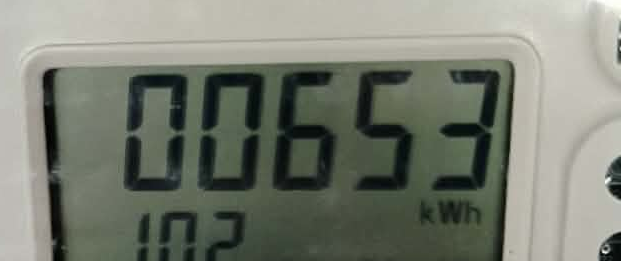
#> input picture enersight-backend/ocr_training/heldout/production/08_campus_aclara_fullphoto.png, 621 x 261 px
$ python -i synth.py   (imports and definitions only)
#> lines starting #> are read from the running program, lines starting #| are printed output that depends on the picture
#> further down, picture is the input picture: shape (261, 621, 3); mean B, G, R 114.2, 126, 121.6
"""Synthetic seven-segment LCD digit rows, styled after real electricity meters.

The trained models learned from Roboflow photos of one meter style and read the
campus meters (Aclara I-210+, Vision) 0% correctly. These renders teach the shapes
those displays share: seven-segment digits of varying thickness, slant and spacing,
leading zeros or blank leading cells, faint unlit "ghost" segments, the "kWh" label,
a smaller second row below, small annunciators, the LCD frame and meter face where
the pipeline's widened crop shows them, glare and blur.

render() returns (grayscale uint8 image, label). The label is the digits that are
lit, leading zeros included, exactly as a person reads the display.
"""
import random

import cv2
import numpy as np

SEGMENTS = {
    "0": "abcdef", "1": "bc", "2": "abged", "3": "abgcd", "4": "fgbc",
    "5": "afgcd", "6": "afgedc", "7": "abc", "8": "abcdefg", "9": "abcdfg",
}
# Real meters disagree on a few glyphs: 6 with or without its top bar, 7 with or
# without a left tail, 9 with or without its bottom bar.
VARIANTS = {"6": ["afgedc", "fgedc"], "7": ["abc", "fabc"], "9": ["abcdfg", "abcfg"]}


# [39 lines left out: functions _segment_polys, _random_reading, not called in this run]


def _fill(mask, pts):
    cv2.fillPoly(mask, [np.round(pts * 4).astype(np.int32)], 255, lineType=cv2.LINE_AA, shift=2)


# [124 lines left out: function render, not called in this run]


def augment(img):
    """Photo damage shared by synthetic and real crops."""
    H, W = img.shape[:2]
#> H = 261; W = 621
    if random.random() < 0.7:                   # small perspective / rotation
        d = min(H, W) * random.uniform(0.0, 0.12)
        src = np.float32([[0, 0], [W, 0], [W, H], [0, H]])
        dst = src + np.float32([[random.uniform(-d, d), random.uniform(-d, d)] for _ in range(4)])
        img = cv2.warpPerspective(img, cv2.getPerspectiveTransform(src, dst), (W, H),
                                  borderMode=cv2.BORDER_REPLICATE)
    if random.random() < 0.5:
        k = random.choice([3, 5, 7])
        img = cv2.GaussianBlur(img, (k, k), 0)
    if random.random() < 0.2:                   # motion blur
        k = random.choice([3, 5, 7])
        kernel = np.zeros((k, k), np.float32)
        kernel[k // 2] = 1 / k
        img = cv2.filter2D(img, -1, kernel)
    if random.random() < 0.5:                   # low resolution
        s = random.uniform(0.3, 0.8)
        img = cv2.resize(cv2.resize(img, None, fx=s, fy=s, interpolation=cv2.INTER_AREA), (W, H))
    img = img.astype(np.float32)
    if random.random() < 0.6:
        img = img + np.random.normal(0, random.uniform(2, 12), img.shape)
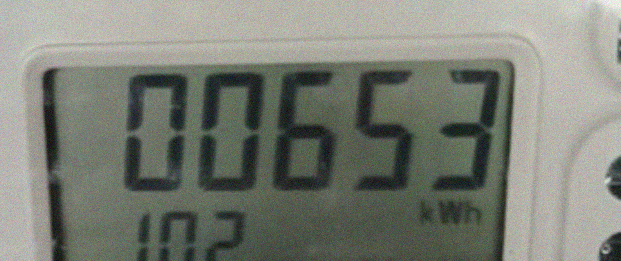
#> img: shape (261, 621, 3) float64; mean of channels 0, 1, 2 114.2, 125.9, 121.6; drawn with min black and max white
    img = np.clip(img * random.uniform(0.7, 1.25) + random.uniform(-30, 30), 0, 255).astype(np.uint8)
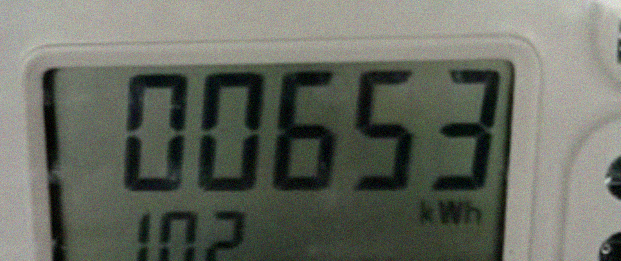
#> img: shape (261, 621, 3); mean of channels 0, 1, 2 97.1, 107.3, 103.5; drawn as B, G, R
    if random.random() < 0.6:
        _, buf = cv2.imencode(".jpg", img, [cv2.IMWRITE_JPEG_QUALITY, random.randint(25, 90)])
#> buf = 13303 values, max 255 at index 0, min 0 at index 4, mean 123.6
        img = cv2.imdecode(buf, cv2.IMREAD_GRAYSCALE)
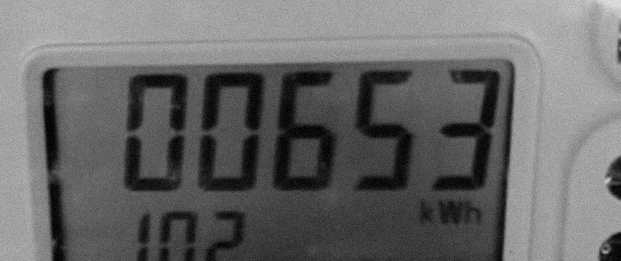
#> img: shape (261, 621); min 0, max 225, mean 105
    return img


# [12 lines left out: function jitter_crop, not called in this run]

>>> import cv2
>>> picture = cv2.imread('heldout/production/08_campus_aclara_fullphoto.png')
>>> result = augment(picture)

$ run again, on enersight-backend/ocr_training/heldout/production/02_campus_aclara.png
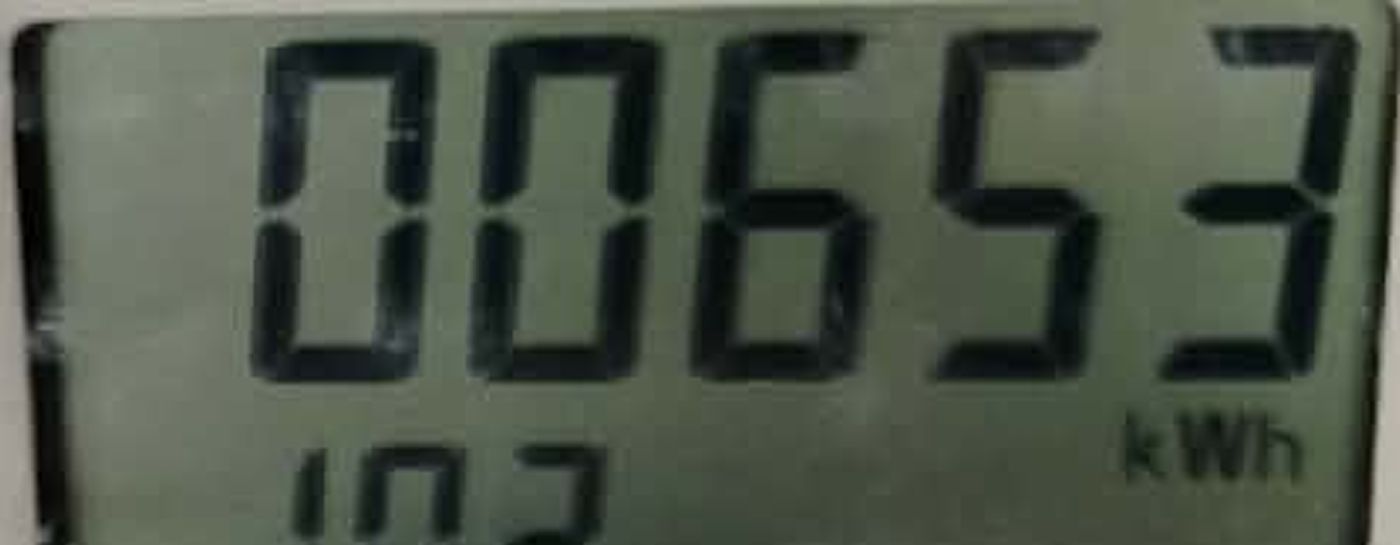
#> input picture enersight-backend/ocr_training/heldout/production/02_campus_aclara.png, 1400 x 545 px
#> picture is the input picture: shape (545, 1400, 3); mean B, G, R 71.5, 84.4, 75.8
#> in augment, `img = img + np.random.normal(0, random.uniform(2, 12), img.shape)`:
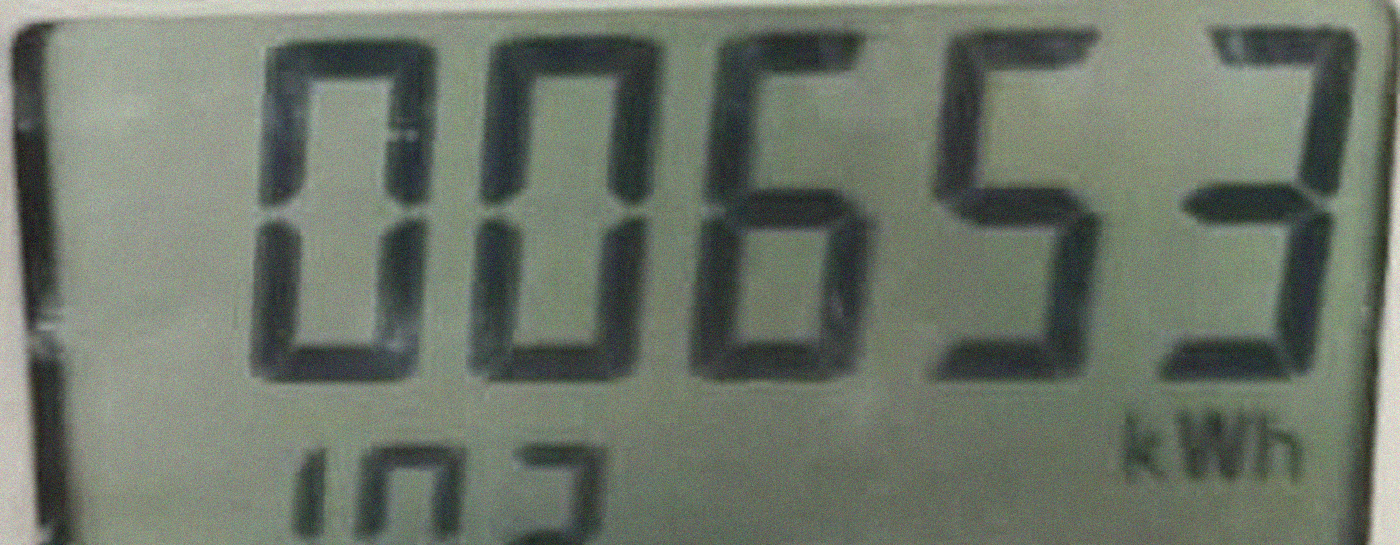
#> img: shape (545, 1400, 3) float64; mean of channels 0, 1, 2 71.4, 84.4, 75.7; drawn with min black and max white
#> in augment, `img = np.clip(img * random.uniform(0.7, 1.25) + random.uniform(-30, 30..`:
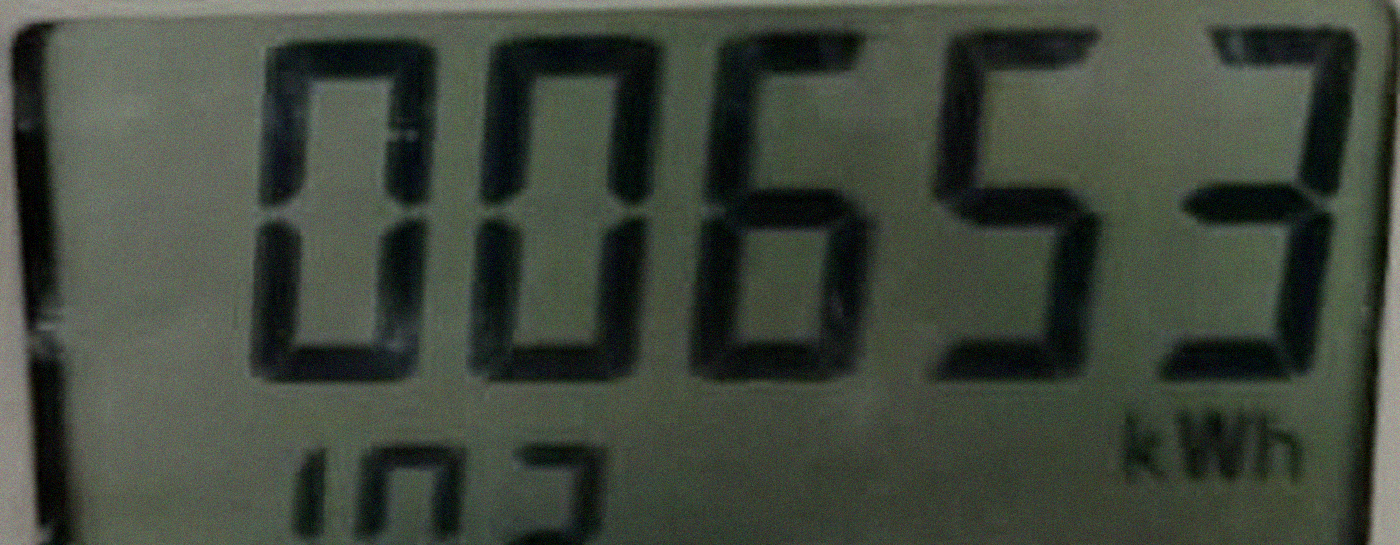
#> img: shape (545, 1400, 3); mean of channels 0, 1, 2 60, 71.2, 63.8; drawn as B, G, R
